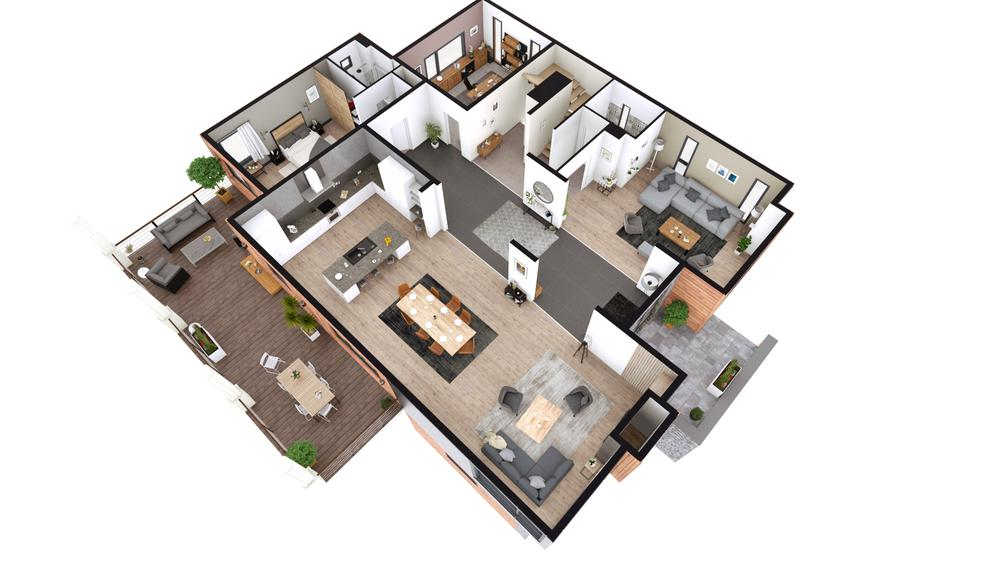
#> input picture data/test.jpg, 1000 x 563 px, found by its file name
$ python main.py
#> lines starting #> are read from the running program, lines starting #| are printed output that depends on the picture; after the words box and inside, x2 and y2 are one past the last pixel; in counts of white or black regions, pixels touching at a corner belong together
import cv2
import numpy as np
import matplotlib.pyplot as plt

def detect_edges(gray):
    # Apply GaussianBlur to reduce noise
    blurred = cv2.GaussianBlur(gray, (5, 5), 0)
    # Apply Canny edge detector
    edges = cv2.Canny(blurred, 100, 150)
    return edges

def detect_lines(edges):
    # Detect lines using the Probabilistic Hough Line Transform
    lines = cv2.HoughLinesP(edges, 1, np.pi / 180, threshold=50, minLineLength=25, maxLineGap=7)
    return lines

def find_joints(lines, edges):
    # Create an empty image to draw lines
    line_img = np.zeros((edges.shape[0], edges.shape[1], 3), dtype=np.uint8)
    for line in lines:
        for x1, y1, x2, y2 in line:
            cv2.line(line_img, (x1, y1), (x2, y2), (255, 255, 255), 2)
    # Find intersections
    gray = cv2.cvtColor(line_img, cv2.COLOR_BGR2GRAY)
    corners = cv2.goodFeaturesToTrack(gray, maxCorners=100, qualityLevel=0.01, minDistance=10)
    return corners

def draw_floor_plan(corners, lines, edges):
    # Create an image to draw the final floor plan
    floor_plan = np.zeros((edges.shape[0], edges.shape[1], 3), dtype=np.uint8)
    if corners is not None:
        corners = np.int0(corners)
        for corner in corners:
            x, y = corner.ravel()
            cv2.circle(floor_plan, (x, y), 5, (255, 0, 0), -1)
    if lines is not None:
        for line in lines:
            for x1, y1, x2, y2 in line:
                cv2.line(floor_plan, (x1, y1), (x2, y2), (0, 255, 0), 2)
    return floor_plan

def main():
    image_path = 'data/test.jpg'
    img = cv2.imread(image_path)
#> img is the input picture: shape (563, 1000, 3); mean B, G, R 206.7, 209.9, 214.1
    gray = cv2.cvtColor(img, cv2.COLOR_BGR2GRAY)
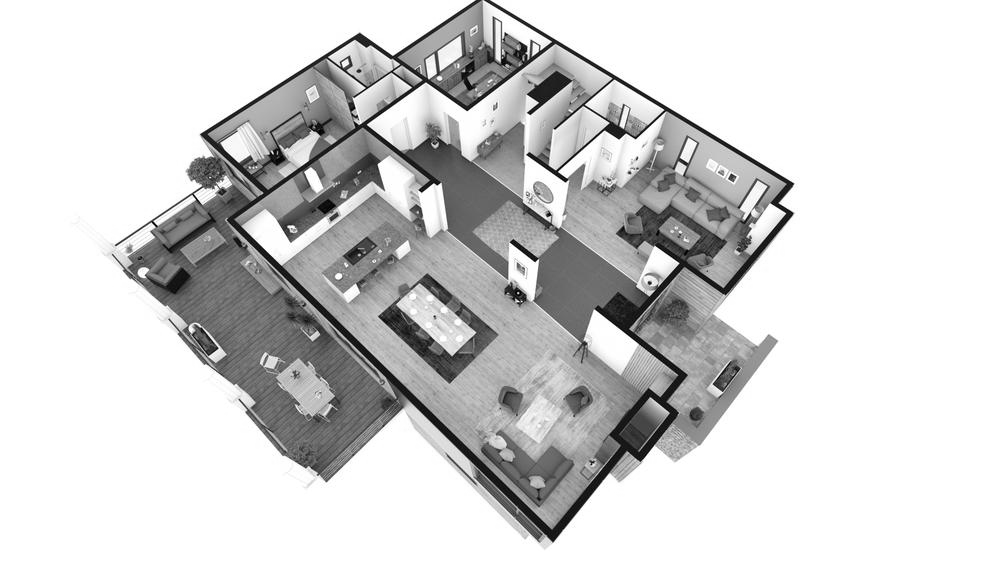
#> gray: shape (563, 1000); min 0, max 255, mean 210.8

    edges = detect_edges(gray)
#> in detect_edges, `edges = cv2.Canny(blurred, 100, 150)`:
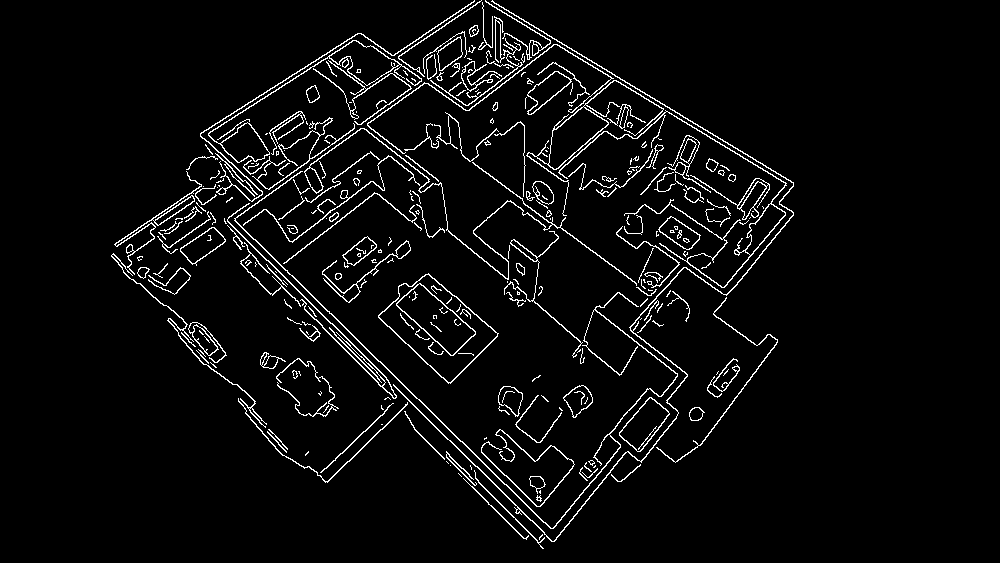
#> edges: shape (563, 1000); 4.5% white in thin lines or dots, all inside (x1, y1, x2, y2) = (111, 0, 794, 549)
    lines = detect_lines(edges)
#> in detect_lines, `lines = cv2.HoughLinesP(edges, 1, np.pi / 180, threshold=50, minLineLe..`: lines = 247 rows, first 6: [268, 260, 447, 439], [481, 0, 792, 186], [491, 1, 793, 183], [303, 287, 447, 427], [485, 1, 739, 154], [224, 221, 358, 124]
    corners = find_joints(lines, edges)
#> the loop in find_joints, `for line in lines:` made 247 passes
#> after the loop in find_joints, `for line in lines:`:
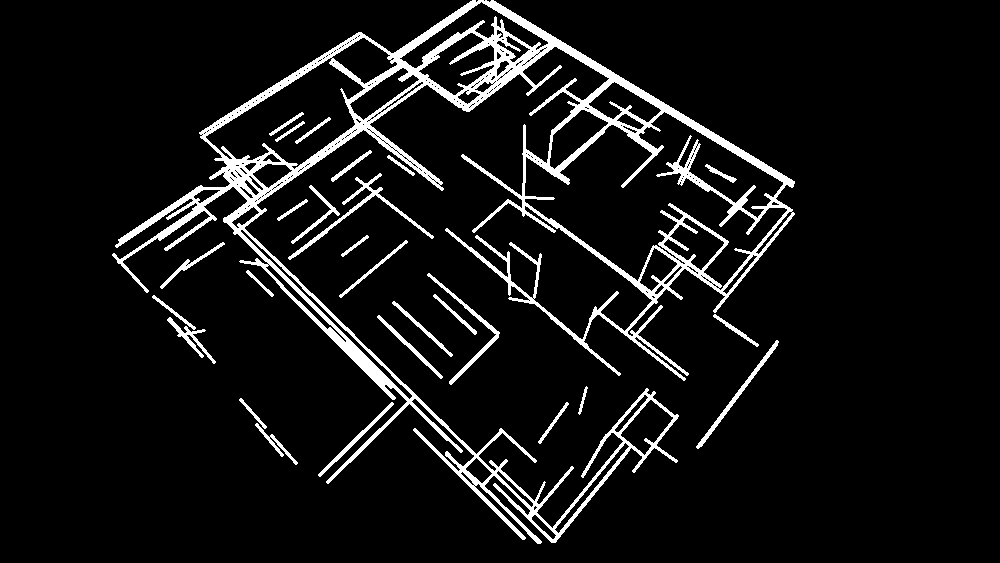
#> line_img: shape (563, 1000, 3); 7.5% white; 27 white regions, largest, box (x1, y1, x2, y2) and area: (112, 0, 795, 544) 35532, (288, 173, 434, 260) 899, (427, 273, 500, 385) 630
#> in find_joints, `corners = cv2.goodFeaturesToTrack(gray, maxCorners=100, qualityLevel=0..`: corners = 100 rows, first 8: [509, 295], [648, 392], [639, 334], [205, 330], [650, 300], [657, 283], [239, 261], [734, 249]
    floor_plan = draw_floor_plan(corners, lines,edges)
#> the loop in draw_floor_plan, `for corner in corners:` made 100 passes
#> (x, y) on passes 1 to 12: (509, 295), (648, 392), (639, 334), (205, 330), (650, 300), (657, 283), (239, 261), (734, 249), (257, 212), (751, 207), (731, 205), (192, 200)
#> after the loop in draw_floor_plan, `for corner in corners:`:
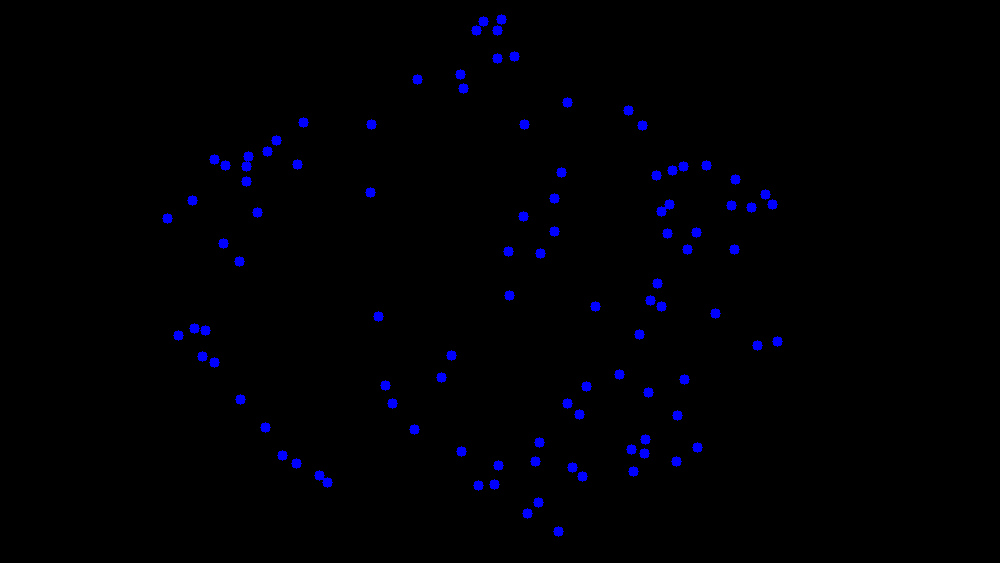
#> floor_plan: shape (563, 1000, 3); mean of channels 0, 1, 2 3.7, 0, 0; drawn as B, G, R
#> the loop in draw_floor_plan, `for line in lines:` made 247 passes
#> after the loop in draw_floor_plan, `for line in lines:`:
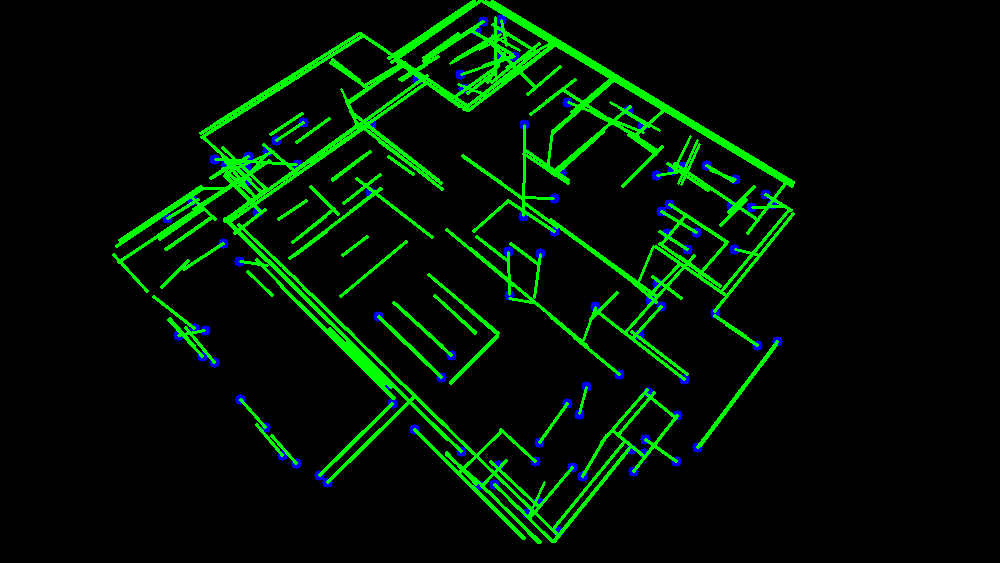
#> floor_plan: shape (563, 1000, 3); 7.53% of pixels changed, all inside (x1, y1, x2, y2) = (112, 0, 795, 544); drawn as B, G, R

    plt.imshow(cv2.cvtColor(floor_plan, cv2.COLOR_BGR2RGB))
    plt.title('2D Floor Plan')
    plt.axis('off')
    plt.show()

if __name__ == "__main__":
    main()
